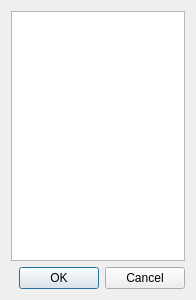
<?xml version="1.0" encoding="UTF-8"?>
<ui version="4.0">
 <class>PlaylistDlg</class>
 <widget class="QDialog" name="PlaylistDlg">
  <property name="geometry">
   <rect>
    <x>0</x>
    <y>0</y>
    <width>196</width>
    <height>300</height>
   </rect>
  </property>
  <property name="windowTitle">
   <string>Dialog</string>
  </property>
  <layout class="QVBoxLayout" name="verticalLayout">
   <item>
    <widget class="QTableView" name="tableView"/>
   </item>
   <item>
    <widget class="QDialogButtonBox" name="buttonBox">
     <property name="orientation">
      <enum>Qt::Horizontal</enum>
     </property>
     <property name="standardButtons">
      <set>QDialogButtonBox::Cancel|QDialogButtonBox::Ok</set>
     </property>
    </widget>
   </item>
  </layout>
 </widget>
 <resources/>
 <connections>
  <connection>
   <sender>buttonBox</sender>
   <signal>accepted()</signal>
   <receiver>PlaylistDlg</receiver>
   <slot>accept()</slot>
   <hints>
    <hint type="sourcelabel">
     <x>248</x>
     <y>254</y>
    </hint>
    <hint type="destinationlabel">
     <x>157</x>
     <y>274</y>
    </hint>
   </hints>
  </connection>
  <connection>
   <sender>buttonBox</sender>
   <signal>rejected()</signal>
   <receiver>PlaylistDlg</receiver>
   <slot>reject()</slot>
   <hints>
    <hint type="sourcelabel">
     <x>316</x>
     <y>260</y>
    </hint>
    <hint type="destinationlabel">
     <x>286</x>
     <y>274</y>
    </hint>
   </hints>
  </connection>
 </connections>
</ui>
